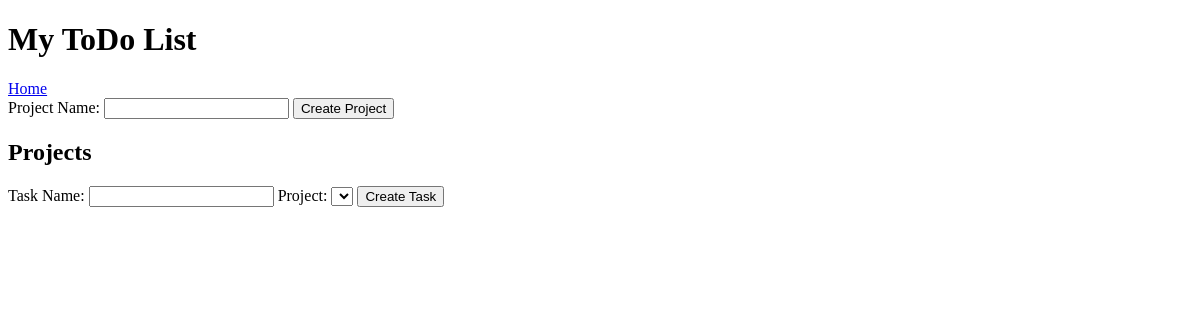
Before: /todo (signed in) with the older database file.
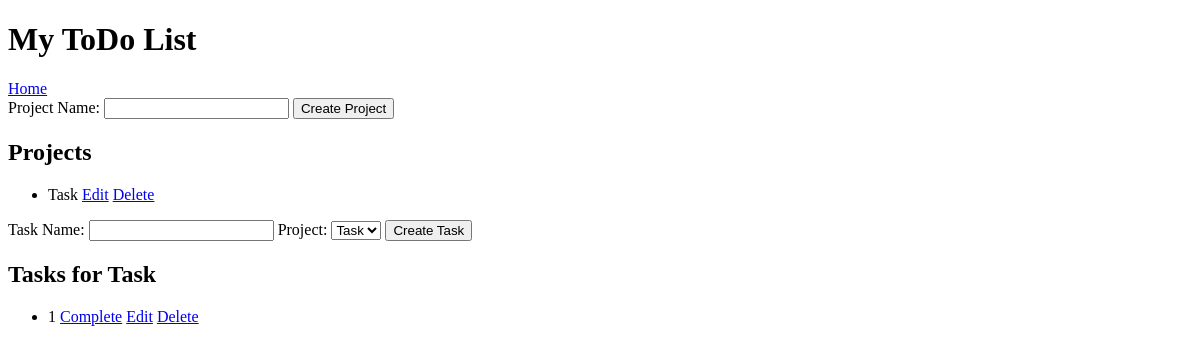
After: the same page with the newer database file.
### tables this page shows
CREATE TABLE projects
        (id INTEGER PRIMARY KEY AUTOINCREMENT,
        name TEXT,
        user_id INTEGER,
        FOREIGN KEY (user_id) REFERENCES users (id));

CREATE TABLE tasks
        (id INTEGER PRIMARY KEY AUTOINCREMENT,
        name TEXT,
        project_id INTEGER,
        completed INTEGER,
        due_date DATE,
        user_id INTEGER,
        FOREIGN KEY (project_id) REFERENCES projects (id),
        FOREIGN KEY (user_id) REFERENCES users (id));

### server.py (the view)
@app.route('/todo', methods=['POST', 'GET'])
def todo():
    check_user()
    if g.user is None:
        return redirect(url_for('login'))
    db = get_connection()
    if request.method == 'POST':
        if request.form.get('project_name'):
            project_name = request.form['project_name']
            project_count = db.execute('SELECT COUNT(*) FROM projects WHERE user_id = ?', (g.user[0],)).fetchone()[0]
            if project_count >= 5:
                return render_template('todo.html', error='You have reached the maximum number of projects for your account.')
            else:
                db.execute('INSERT INTO projects (name, user_id) VALUES (?, ?)', (project_name, g.user[0]))
                db.commit()
    elif request.method == 'GET':
        if request.form.get('task_name'):
            task_name = request.form['task_name']
            project_id = request.form['project']
            incomplete_task_count = db.execute('SELECT COUNT(*) FROM tasks WHERE project_id = ? AND completed = 0', (project_id,)).fetchone()[0]
            if incomplete_task_count >= 15:
                return render_template('todo.html', error='You have reached the maximum number of incomplete tasks for this project.')
            else:
                db.execute('INSERT INTO tasks (name, project_id, date) VALUES (?, ?, ?)', (task_name, project_id, request.form['date']))
                db.commit()
        if request.form.get('date'):
            date = request.form['date']
            status = request.form['status']
            if status == 'today':
                tasks = db.execute('SELECT * FROM tasks WHERE project_id IN (SELECT id FROM projects WHERE user_id = ?) AND date = ? AND completed = 0', (g.user[0], date)).fetchall()
            elif status == 'past':
                tasks = db.execute('SELECT * FROM tasks WHERE project_id IN (SELECT id FROM projects WHERE user_id = ?) AND date < ? AND completed = 0', (g.user[0], date)).fetchall()
            else: tasks = db.execute('SELECT * FROM tasks WHERE project_id IN (SELECT id FROM projects WHERE user_id = ?) AND date > ? AND completed = 0', (g.user[0], date)).fetchall()
    projects = db.execute('SELECT * FROM projects WHERE user_id = ?', (g.user[0],)).fetchall()
    tasks = db.execute('SELECT * FROM tasks WHERE project_id IN (SELECT id FROM projects WHERE user_id = ?) AND completed = 0', (g.user[0],)).fetchall()
    return render_template('todo.html', user=g.user, projects=projects, tasks=tasks)

### server.py (called while the page is built)
def get_connection():
    conn = sqlite3.connect("todo.db")
    return conn

def check_user():
    user_id = session.get('user_id')
    if user_id is None:
        g.user = None
    else:
        db = get_connection()
        g.user = db.execute('SELECT * FROM users WHERE id = ?', (user_id,)).fetchone()

### templates/todo.html (shortened to what this page needs)
<!DOCTYPE html>
<html>
<head>
</head>
<body>
	<h1>My ToDo List</h1>
	<a href="/">Home</a>
	<form method="POST" action="/create_project">
		<label for="project_name">Project Name:</label>
		<input type="text" name="project_name" id="project_name" required>
		<button type="submit">Create Project</button>
	</form>
	<h2>Projects</h2>
	<ul>
		{% for project in projects %}
			<li>
				{{ project[1] }}
				<a href="/edit_project/{{ project[0] }}">Edit</a>
				<a href="/delete_project/{{ project[0] }}">Delete</a>
			</li>
		{% endfor %}
	</ul>
	<form method="POST" action="/create_task">
		<label for="task_name">Task Name:</label>
		<input type="text" name="task_name" id="task_name" required>
		<label for="project">Project:</label>
		<select name="project" id="project" required>
			{% for project in projects %}
				<option value="{{ project[0] }}">{{ project[1] }}</option>
			{% endfor %}
		</select>
		<button type="submit">Create Task</button>
	</form>
	{% if tasks %}
	{% for project in projects %}
		<h2>Tasks for {{ project[1] }}</h2>
		<ul>
			{% for task in tasks %}
				{% if task[2] == project[0] %}
					<li>
						{{ task[1] }}
						{% if task[3] %}
							<span>
								<a href='/undo_task/{{ task[0] }}'>(Completed✅)</a>
							</span>
							<a href="/delete_task/{{ task[0] }}">Delete</a>
						{% else %}
							<a href="/complete_task/{{ task[0] }}">Complete</a>
							<a href="/edit_task/{{ task[0] }}">Edit</a>
							<a href="/delete_task/{{ task[0] }}">Delete</a>
						{% endif %}
					</li>
				{% endif %}
			{% endfor %}
		</ul>
	{% endfor %}
{% endif %}
</body>
</html>

Changed rows visible on the page:
added projects: name "Task"
added tasks: name "1"
Other visible differences:
form field project: (not shown) → "Task"
